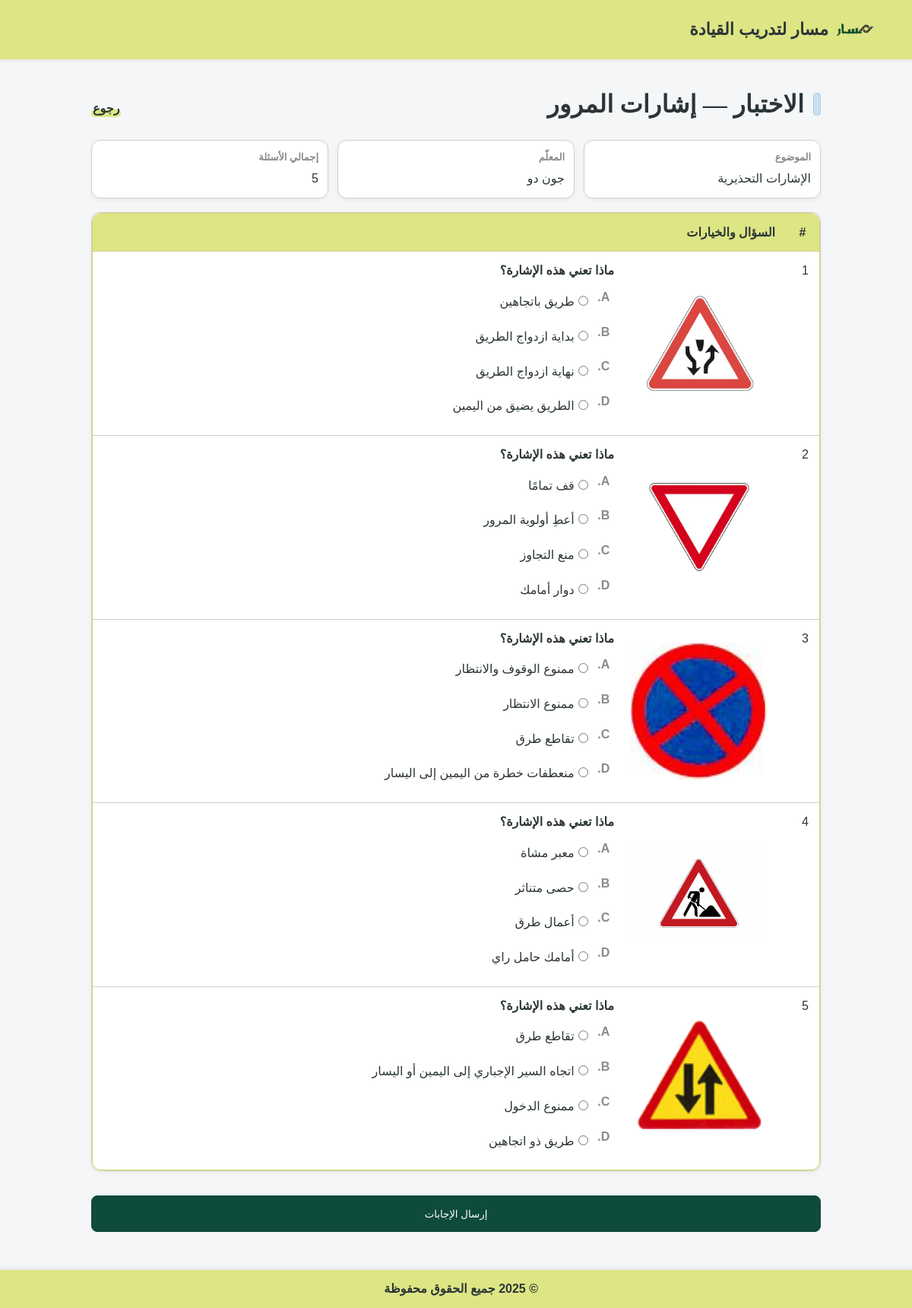
Screenshot of /Masar_G2/TakeQuiz.php?quizID=1 with the database file from the repository.
### tables this page shows
CREATE TABLE `quizquestion` (
  `id` int NOT NULL,
  `quizID` int NOT NULL,
  `question` text NOT NULL,
  `questionFigureFileName` varchar(255) DEFAULT NULL,
  `answerA` text NOT NULL,
  `answerB` text NOT NULL,
  `answerC` text NOT NULL,
  `answerD` text NOT NULL,
  `correctAnswer` enum('A','B','C','D') NOT NULL
);

### Masar_G2/TakeQuiz.php (the view, shortened to what this page needs)
<!DOCTYPE html>
<html lang="ar" dir="rtl">
    <?php
    include 'connection.php';
    ?>
    <head>
        <link rel="stylesheet" href="common.css">
    </head>
    <body>
        <header>
            <div class="header-container">
                <div class="logo">
                    <img src="images/logo.png" alt="شعار الموقع">
                    <span>مسار لتدريب القيادة</span>
                </div>
            </div>
        </header>
        <div class="container">
            <div class="quiz-header">
                <h1 class="section-title"><span class="accent"></span> الاختبار — إشارات المرور</h1>
                <div class="link-group">
                    <a href="Learner.php" class="hl-link">رجوع</a>
                </div>
            </div>
            <div class="quiz-meta">
                <div class="meta-box"><strong>الموضوع</strong>
                    <div>الإشارات التحذيرية</div>
                </div>
                <div class="meta-box"><strong>المعلّم</strong>
                    <div>جون دو</div>
                </div>
                <div class="meta-box"><strong>إجمالي الأسئلة</strong>
                    <div>5</div>
                </div>
            </div>
            <form action="quiz-score.php" method="post">
                <section class="section">
                    <div class="card table-card">
                        <div class="table-wrap">
                            <table>
                                <thead>
                                    <tr>
                                        <th class="col-num">#</th>
                                        <th>السؤال والخيارات</th>
                                    </tr>
                                </thead>
                                <tbody>
                                    <?php
                                    $qID = $_GET['quizID'];
                                    $randquestions = "SELECT * FROM quizquestion
                                    WHERE quizID={$qID}
                                    ORDER BY RAND()
                                    LIMIT 5;";
                                    if ($result = mysqli_query($connection, $randquestions)) {
                                        $questionNum = 1;
                                        while ($row = mysqli_fetch_assoc($result)) {
                                            echo "<tr id=\"q{$questionNum}\">";
                                            echo "<td>{$questionNum}</td>";
                                            echo "<td> <div class=\"q-item has-media\">";
                                            echo "<div class=\"q-media tall\">";
                                            echo "<img class=\"q-img\" src=\"{$row['questionFigureFileName']}\" loading=\"lazy\" decoding=\"async\">";
                                            echo "</div> <div class=\"q-body\">";
                                            echo "<div class=\"q-title\">{$row['question']}</div>";
                                            echo "<ol class=\"choices\">";
                                            if ($row['correctAnswer'] == 'A') {
                                                echo "<li><input type=\"radio\" name=\"q{$questionNum}-answer\" value=\"correct\">{$row['answerA']}</li>";
                                                echo "<li><input type=\"radio\" name=\"q{$questionNum}-answer\" value=\"incorrect\">{$row['answerB']}</li>";
                                                echo "<li><input type=\"radio\" name=\"q{$questionNum}-answer\" value=\"incorrect\">{$row['answerC']}</li>";
                                                echo "<li><input type=\"radio\" name=\"q{$questionNum}-answer\" value=\"incorrect\">{$row['answerD']}</li>";
                                            } else if ($row['correctAnswer'] == 'B') {
                                                echo "<li><input type=\"radio\" name=\"q{$questionNum}-answer\" value=\"incorrect\">{$row['answerA']}</li>";
                                                echo "<li><input type=\"radio\" name=\"q{$questionNum}-answer\" value=\"correct\">{$row['answerB']}</li>";
                                                echo "<li><input type=\"radio\" name=\"q{$questionNum}-answer\" value=\"incorrect\">{$row['answerC']}</li>";
                                                echo "<li><input type=\"radio\" name=\"q{$questionNum}-answer\" value=\"incorrect\">{$row['answerD']}</li>";
                                            } else if ($row['correctAnswer'] == 'C') {
                                                echo "<li><input type=\"radio\" name=\"q{$questionNum}-answer\" value=\"incorrect\">{$row['answerA']}</li>";
                                                echo "<li><input type=\"radio\" name=\"q{$questionNum}-answer\" value=\"incorrect\">{$row['answerB']}</li>";
                                                echo "<li><input type=\"radio\" name=\"q{$questionNum}-answer\" value=\"correct\">{$row['answerC']}</li>";
                                                echo "<li><input type=\"radio\" name=\"q{$questionNum}-answer\" value=\"incorrect\">{$row['answerD']}</li>";
                                            } else {
                                                echo "<li><input type=\"radio\" name=\"q{$questionNum}-answer\" value=\"incorrect\">{$row['answerA']}</li>";
                                                echo "<li><input type=\"radio\" name=\"q{$questionNum}-answer\" value=\"incorrect\">{$row['answerB']}</li>";
                                                echo "<li><input type=\"radio\" name=\"q{$questionNum}-answer\" value=\"incorrect\">{$row['answerC']}</li>";
                                                echo "<li><input type=\"radio\" name=\"q{$questionNum}-answer\" value=\"correct\">{$row['answerD']}</li>";
                                            }
                                            echo "</ol></div></div></td></tr>";
                                            $questionNum++;
                                        }
                                    }
                                    ?>
                                </tbody>
                            </table>
                        </div>
                    </div>
                </section>
                <div class="submit-button-div">
                    <button type="submit" class="btn primary btn-full" style="height:3rem;">إرسال الإجابات</button>
                </div>
            </form>
        </div>
        <footer>
            &copy; 2025 جميع الحقوق محفوظة
              </footer>
    </body>
</html>

### Masar_G2/common.css (style rules this page uses)
* { box-sizing:border-box }
header { background: #DDE584; padding: 14px 20px; box-shadow: 0 2px 6px rgba(0, 0, 0, 0.08); margin-bottom: 20px; }
.header-container { display: flex; align-items: center; justify-content: space-between; max-width: 1100px; margin: 0 auto; }
header .logo { display: flex; align-items: center; gap: 10px; font-size: 22px; font-weight: bold; color: #2B3537; }
header img { width: 50px; height: 50px; object-fit: contain; border: none; }
html { scroll-behavior:smooth }
body { margin:0; direction:rtl; font-family:Arial,"Segoe UI",Tahoma,sans-serif; background:#F5F6F7; color:#2B3537; font-size:16px; line-height:1.6; }
h1,h2,h3 { font-family:Georgia,"Times New Roman",serif;font-weight:800;letter-spacing:.2px;margin:0 }
a { color:#2B3537;text-decoration:none }
img { max-width:100%;display:block }
.container { max-width:1000px;margin:auto;padding:20px }
.section { margin-top:18px }
.section-title { display:flex;align-items:center;gap:12px; margin:0 0 12px; font-weight:800; color:#2B3537; line-height:1.2; }
.section-title .accent { width:10px;height:30px;border-radius:4px; background:#C9E0ED; border:1px solid #A9CFE0; }
.hl-link,.logout-link { position:relative; font-weight:800; padding:0 2px; display:inline-block }
.hl-link::after,.logout-link::after { content:""; position:absolute; inset:auto 0 .15em 0; height:.6em; background:#DDE584; border-radius:10px; z-index:-1; }
.btn { display:inline-flex;align-items:center;gap:8px; padding:10px 14px;border:1px solid #D6CEC2;border-radius:8px; background:#fff;color:#2B3537;cursor:pointer;transition:.2s;text-decoration:none }
.btn.primary { background:#0F4B3A;color:#fff;border-color:#0F4B3A }
.btn-full { display:block;width:100% }
.card { background:#fff;border:1px solid #D6CEC2;border-radius:12px; padding:14px;box-shadow:0 2px 6px rgba(0,0,0,.05) }
table { width:100%;border-collapse:separate;border-spacing:0 }
th,td { padding:12px 14px;border-bottom:1px solid #D6CEC2;vertical-align:top;text-align:right }
thead th { background:#DDE584;color:#2B3537;font-weight:800 }
.table-card { padding:0 }
.table-wrap { border-radius:12px;overflow:hidden;border:1px solid #CCD86E }
.table-wrap tbody tr:last-child td { border-bottom:none }
.q-item { display:block }
.q-item.has-media { display:grid; grid-template-columns:200px 1fr; gap:12px; align-items:stretch; }
.q-media.tall { width:200px;height:100%; background:transparent;border:none;border-radius:12px; overflow:hidden;display:flex;align-items:center;justify-content:center; }
.q-media.tall .q-img { width:100%;height:100%; object-fit:contain; object-position:center; max-height:100%; padding:10px; border:none;border-radius:12px; }
.q-img { display:block;max-width:100%;height:auto;border:0 }
.choices { list-style:none;margin:8px 0 0;padding:0;counter-reset:choice }
.choices li { position:relative;margin:6px 0; padding:.38rem 1.9rem .38rem .5rem; border:1px solid transparent;border-radius:6px;line-height:1.6 }
.choices li::marker { content:"" }
.choices li::before { counter-increment:choice;content:counter(choice, upper-alpha) "."; position:absolute;right:0;top:0;width:1.6rem;text-align:center;color:#8A8A8B;font-weight:600;line-height:1.6 }
footer { background: #DDE584; padding: 12px 20px; margin-top: 30px; box-shadow: 0 -2px 6px rgba(0,0,0,0.08); text-align: center; font-weight: 600; color: #2B3537; }

### Masar_G2/TakeQuiz.php (style rules this page uses)
.quiz-header { display: flex; justify-content: space-between; align-items: center; margin-bottom: 16px }
.link-group { display: flex; gap: 16px; flex-wrap: wrap }
.quiz-meta { display: grid; grid-template-columns: repeat(3, 1fr); gap: 12px; margin-bottom: 16px }
.meta-box { background: #fff; border: 1px solid #D6CEC2; border-radius: 12px; padding: 12px; box-shadow: 0 2px 6px rgba(0, 0, 0, .05) }
.meta-box strong { display: block; font-size: 13px; color: #8A8A8B; margin-bottom: 4px }
.col-num { width: 44px; text-align: center }
.q-title { font-weight: 700 }
.submit-button-div { padding-top: 2rem; display: flex; justify-content: center; }

### rows the page displays
quizquestion: questionFigureFileName (picture), question "ماذا تعني هذه الإشارة؟", answerA "طريق باتجاهين", answerB "بداية ازدواج الطريق", answerC "نهاية ازدواج الطريق", answerD "الطريق يضيق من اليمين"
quizquestion: questionFigureFileName (picture), question "ماذا تعني هذه الإشارة؟", answerA "قف تمامًا", answerB "أعطِ أولوية المرور", answerC "منع التجاوز", answerD "دوار أمامك"
quizquestion: questionFigureFileName (picture), question "ماذا تعني هذه الإشارة؟", answerA "ممنوع الوقوف والانتظار", answerB "ممنوع الانتظار", answerC "تقاطع طرق", answerD "منعطفات خطرة من اليمين إلى اليسار"
quizquestion: questionFigureFileName (picture), question "ماذا تعني هذه الإشارة؟", answerA "معبر مشاة", answerB "حصى متناثر", answerC "أعمال طرق", answerD "أمامك حامل راي"
quizquestion: questionFigureFileName (picture), question "ماذا تعني هذه الإشارة؟", answerA "تقاطع طرق", answerB "اتجاه السير الإجباري إلى اليمين أو اليسار", answerC "ممنوع الدخول", answerD "طريق ذو اتجاهين"
